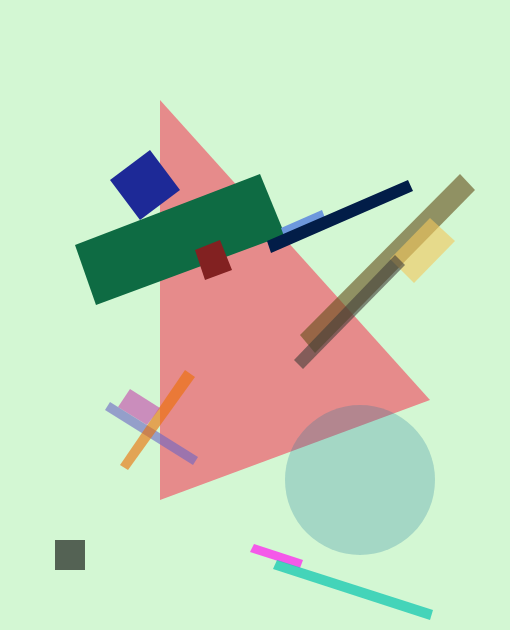
Frame 1 (no input)
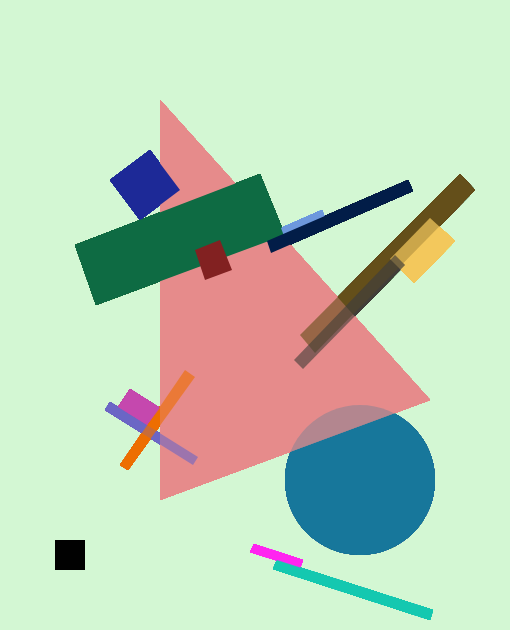
Frame 60 (no input)
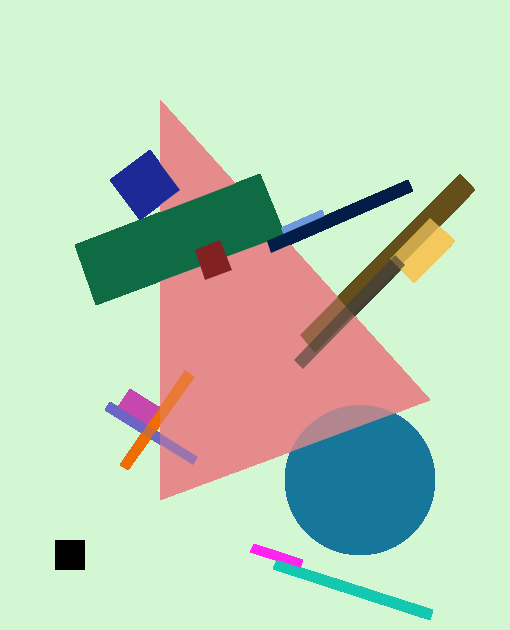
Frame 120 (the mouse pressed at the canvas centre since frame 60)

The p5.js sketch that drew these frames (run headless with seeded random() and noise() and a simulated clock; from frame 60 on, the mouse is pressed at the canvas centre):

// p5.js sketch
// ── sketch.js
function setup() {
  createCanvas(windowWidth = 510, windowHeight = 630);
  background ('rgba(81, 223, 81, 0.25)');
}

function draw() {
  
  noStroke();
  fill("rgba(230, 139, 139, 1)");
  beginShape(); // large triangle in the center position
  vertex(windowWidth - 350, windowHeight - 130); //leftmost coordinate
  vertex(windowWidth - 350, windowHeight - 530); //topright coordinate
  vertex(windowWidth - 80, windowHeight - 230); //bottom-most coordinate
  endShape(CLOSE);

  fill('rgba(25, 121, 156, 0.25)');
  circle(windowWidth - 150, windowHeight - 150, 150); // circle position below triangle

  fill("rgba(29, 41, 151, 1)")
  beginShape();
  vertex(windowWidth - 360, windowHeight - 480); //top blue diamond
  vertex(windowWidth - 330, windowHeight - 440); //right blue diamond 
  vertex(windowWidth - 370, windowHeight - 410); // bottom blue diamond
  vertex(windowWidth - 400, windowHeight - 450); // left blue diamond
  endShape(CLOSE);

  fill("rgba(14, 107, 67, 1)");
  beginShape();
  vertex(windowWidth - 435, windowHeight - 385); //top left green rectangle
  vertex(windowWidth - 250, windowHeight - 456); //top right green rectangle
  vertex(windowWidth - 225, windowHeight - 395); //bottom right green rectangle
  vertex(windowWidth - 414, windowHeight - 325); //bottom left green rectangle
  endShape(CLOSE);

  fill("rgba(130, 33, 33, 1)");
  beginShape();
  vertex(windowWidth - 315, windowHeight - 380); // top left red square
  vertex(windowWidth - 290, windowHeight - 390); // top right red square
  vertex(windowWidth - 278, windowHeight - 360); // bottom right red square
  vertex(windowWidth - 305, windowHeight - 350); // bottom left red square
  endShape(CLOSE);

  fill("rgba(109, 152, 221, 1)");
  beginShape();
  vertex(windowWidth - 229, windowHeight - 402); // top left of light blue rectangle
  vertex(windowWidth - 188, windowHeight - 420); // top right of light blue rectangle
  vertex(windowWidth - 185, windowHeight - 412); // bottom right of light blue rectangle
  vertex(windowWidth - 226, windowHeight - 394); // bottom left of light blue rectangle
  endShape(CLOSE);

  fill("rgba(2, 29, 72, 1)");
  beginShape();
  vertex(windowWidth - 243, windowHeight - 389); // top left of dark blue rectangle
  vertex(windowWidth - 102, windowHeight - 450); // top right of dark blue rectangle
  vertex(windowWidth- 97, windowHeight - 439); // bottom right of dark blue rectangle
  vertex(windowWidth - 239, windowHeight - 377); // bottom left of dark blue rectangle
  endShape(CLOSE);

  fill("rgba(100, 79, 26, 0.6)");
  beginShape();
  vertex(windowWidth - 210, windowHeight - 295); // top left of brownish rectangle
  vertex(windowWidth - 50, windowHeight - 456); // top right of brownish rectangle
  vertex(windowWidth - 35, windowHeight - 440); // bottom right of brownish rectangle
  vertex(windowWidth - 195, windowHeight - 277); // bottom left of brownish rectangle
  endShape(CLOSE);

  fill("rgba(244, 201, 93, 0.6)");
  beginShape();
  vertex(windowWidth - 120, windowHeight - 371); // top left of yellow rectangle
  vertex(windowWidth - 80, windowHeight - 412); // top right of yellow rectangle
  vertex(windowWidth - 55, windowHeight - 389); // bottom right of yellow rectangle
  vertex(windowWidth - 96, windowHeight - 347); // bottom left of yellow rectangle
  endShape(CLOSE);
  
  fill("rgba(66, 63, 57, 0.6)");
  beginShape();
  vertex(windowWidth - 216, windowHeight - 270); // top left of grey rectangle
  vertex(windowWidth - 115, windowHeight - 375); // top right of grey rectangle
  vertex(windowWidth - 105, windowHeight - 365); // bottom right of grey rectangle
  vertex(windowWidth - 207, windowHeight - 261); // bottom left of grey rectangle
  endShape(CLOSE);

  fill("rgba(108, 102, 197, 0.6)");
  beginShape();
  vertex(windowWidth - 400, windowHeight - 228); // top left of purple rectangle
  vertex(windowWidth - 312, windowHeight - 173); // top right of purple rectangle
  vertex(windowWidth - 317, windowHeight - 165); // bottom right of purple rectangle
  vertex(windowWidth - 405, windowHeight - 220); // bottom left of purple rectangle
  endShape(CLOSE);

  fill("rgba(237, 110, 0, 0.6)");
  beginShape();
  vertex(windowWidth - 390, windowHeight - 165); // top left of orange rectangle
  vertex(windowWidth - 325, windowHeight - 260); // top right of orange rectangle
  vertex(windowWidth - 315, windowHeight - 253); // bottom right of orange rectangle
  vertex(windowWidth - 382, windowHeight - 160); // bottom left or orange rectangle
  endShape(CLOSE);

  fill("rgba(197, 72, 174, 0.6)");
  beginShape();
  vertex(windowWidth - 380, windowHeight - 241); // top left of magenta rectangle
  vertex(windowWidth - 350, windowHeight - 222); // top right of magenta rectangle
  vertex(windowWidth - 363, windowHeight - 205); // bottom right of magenta rectangle
  vertex(windowWidth - 392, windowHeight - 223); // bottom left of magenta rectangle
  endShape(CLOSE);

  fill("rgba(0, 0, 0, 0.6)");
  beginShape();
  vertex(windowWidth - 455, windowHeight - 90); // top left of black square
  vertex(windowWidth - 425, windowHeight - 90); // top right of black square
  vertex(windowWidth - 425, windowHeight - 60); // bottom right of black square
  vertex(windowWidth - 455, windowHeight - 60); // bottom left of black square
  endShape(CLOSE);

  fill("rgba(255, 36, 240, 0.75)");
  beginShape();
  vertex(windowWidth - 256, windowHeight - 86); // top left of hotpink rectangle
  vertex(windowWidth - 207, windowHeight - 70); // top right of hotpink rectangle
  vertex(windowWidth - 210, windowHeight - 62); // bottom right of hotpink rectangle
  vertex(windowWidth - 260, windowHeight - 78); // bottom left of hotpink rectangle
  endShape(CLOSE);

  fill("rgba(20, 201, 177, 0.75)");
  beginShape();
  vertex(windowWidth - 233, windowHeight - 70); // top left of teal rectangle
  vertex(windowWidth - 77, windowHeight - 20); // top right of teal rectangle
  vertex(windowWidth - 80, windowHeight - 10); // bottom right of teal retangle
  vertex(windowWidth - 237, windowHeight - 61); // bottom left of teal rectangle
  endShape(CLOSE);

}
